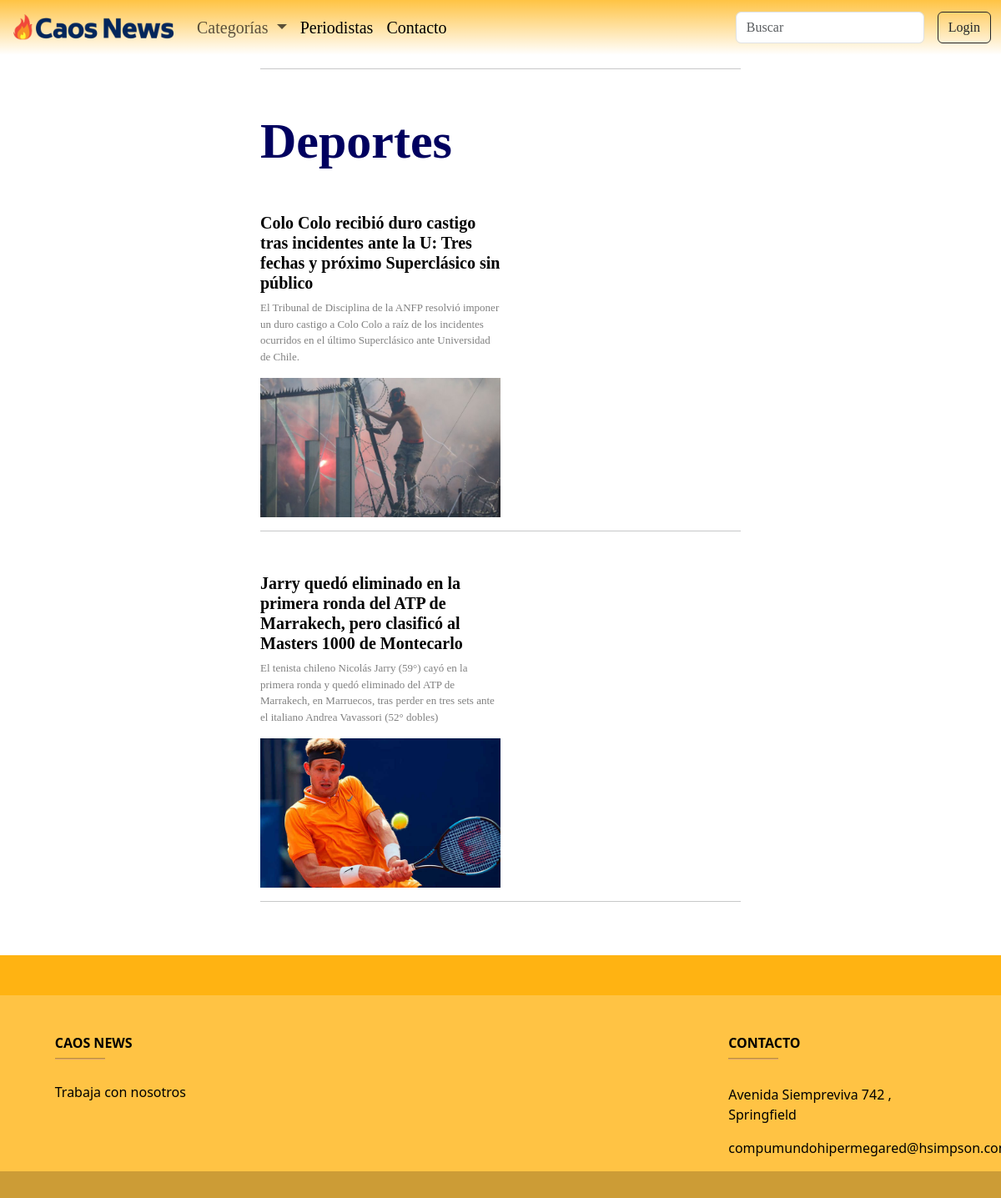
The page /categoria-deportes/ on the database its author committed.
### appweb/models.py (models this page shows, shortened)
class Noticia(models.Model):
    categoria = models.ForeignKey(Categoria, on_delete=models.CASCADE, null=True)
    titulo = models.CharField(max_length=150)
    subtitulo = models.CharField(max_length=250)
    autor = models.ForeignKey(Autor, on_delete=models.CASCADE, null=True)
    fecha = models.DateField()
    cuerpo = RichTextField(null=True)
    imagen = models.ImageField(upload_to="imagenes_noticias", null=True)
    motivo = models.TextField(null=True)
    estado = models.IntegerField(choices=estados_noticia, default=0)

### appweb/views.py (the view)
# urls.py: path('categoria-deportes/', categoria_deportes, name="categoria-deportes"),
def categoria_deportes(request):
    catdeportes = Noticia.objects.filter(categoria = 3, estado = 1)
    return render(request, "categoria-deportes.html", {"cat_deportes": catdeportes})

### appweb/templates/categoria-deportes.html (shortened to what this page needs)
{% extends 'base.html' %}
{% load static %}
{% block contenido %}
<body>
  <div class="container-fluid">
    <div class="row">
      <div class="col-3"></div>
      <div class="col-6">
        <hr>
        <a style="text-decoration: none;" href="{% url 'categoria-deportes' %}">
          <h1 id="categoria">Deportes</h1>
        </a>
          {% for c in cat_deportes %}
          <section id="feed-de-news">
            <div class="news-block">
              <div class="uno">
                <a style="text-decoration: none; color: black; " href="{% url 'contenido_noticia' c.pk %}">
                  <h1>{{c.titulo}}</h1>
                </a>
                <p>{{c.subtitulo}}</p>
                <img src="{{c.imagen.url}}" class="d-block w-100" alt="Desalojo">
              </div>
          </section>
          <hr>
          {% endfor %}
      </div>
    </div>
  </div>
</body>
{% endblock %}

### appweb/static/css/style.css (style rules this page uses)
a { text-decoration: none; color: black; }
#categoria { font-family: Calibri; font-size: 60px; color:rgb(0, 0, 95); font-weight: bold; margin-top: 50px; }
h1 { font-family: 'Times New Roman', Times, serif; font-size: 50px; text-align: left; margin-bottom: 20px; }
#feed-de-news .news-block { display: flex; width: 100%; margin-top: 50px; }
#feed-de-news .uno { margin-right:25px; width: 50%; }
#feed-de-news h1 { font-family: Calibri; font-size: 20px; font-weight: bold; }
#feed-de-news p { font-family: Calibri; font-size: 13px; color: grey; }

### rows shown on the page
Noticia: titulo "Colo Colo recibió duro castigo tras incidentes ante la U: Tres fechas y próximo Superclásico sin público", subtitulo "El Tribunal de Disciplina de la ANFP resolvió imponer un duro castigo a Colo Colo a raíz de los incidentes ocurridos en el último Superclásico ante Universidad de Chile.", imagen (picture)
Noticia: titulo "Jarry quedó eliminado en la primera ronda del ATP de Marrakech, pero clasificó al Masters 1000 de Montecarlo", subtitulo "El tenista chileno Nicolás Jarry (59°) cayó en la primera ronda y quedó eliminado del ATP de Marrakech, en Marruecos, tras perder en tres sets ante el italiano Andrea Vavassori (52° dobles)", imagen (picture)
